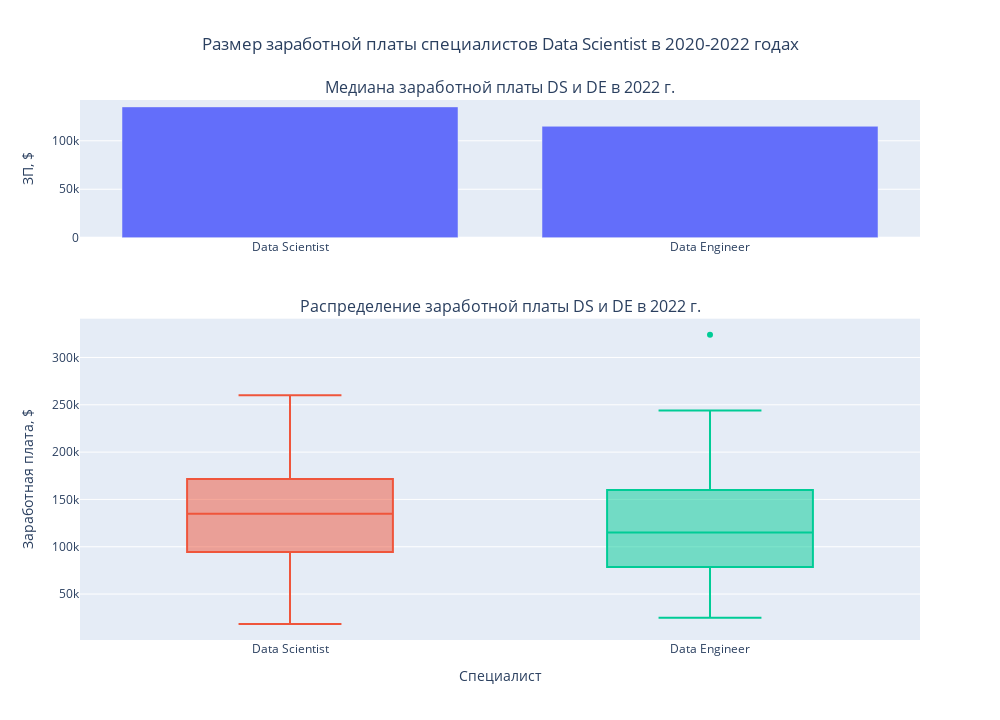

The notebook cell this image was saved under:
### Markdown cell above
### Соотношение заработной платы Data Scientist и Data Engineer в 2022 году

### Code cell
# Инициализация полотна
figure_salary_ds_de = make_subplots(rows=2, cols=1,
                                    subplot_titles=("Медиана заработной платы DS и DE в 2022 г.", 
                                                    "Распределение заработной платы DS и DE в 2022 г."),
                                    row_heights=[0.3, 0.7],
                                    vertical_spacing=0.15)
# Подготовка данных для отображения
mask_2022 = df_ds_salaries_cleared['work_year'] == 2022
df_median_salaries_2022 = df_ds_salaries_cleared[mask_2022].groupby(by=['job_title'])['salary_in_usd'].median()
# Отрисовка баров
figure_salary_ds_de.add_trace(go.Bar(x=df_median_salaries_2022[['Data Scientist', 'Data Engineer']].index,
                                     y=df_median_salaries_2022[['Data Scientist', 'Data Engineer']],
                                     showlegend=False),
                              row=1, col=1)
# Построение коробчатой диаграммы
for title in ['Data Scientist', 'Data Engineer']:
    mask_title = df_ds_salaries_cleared['job_title'] == title
    figure_salary_ds_de.add_trace(go.Box(y=df_ds_salaries_cleared[mask_title & mask_2022]['salary_in_usd'],
                                         showlegend=False,
                                         name=title), # Название набора данных
                                  row=2, col=1)
# Размер полотна
figure_salary_ds_de.update_layout(autosize = False, width = 1000, height = 720,
                               title='Размер заработной платы специалистов Data Scientist в 2020-2022 годах',
                               title_x=0.5) # Выравнивание заголовка посередине 
# Подпись осей
figure_salary_ds_de.update_xaxes(title_text="Специалист", row = 2, col = 1)
figure_salary_ds_de.update_yaxes(title_text="ЗП, $", row = 1, col = 1)
figure_salary_ds_de.update_yaxes(title_text="Заработная плата, $", row = 2, col = 1)
figure_salary_ds_de.show()

### Figure 1 — Plotly figure (JSON) as saved in the notebook; plotly's stock layout.template omitted (floating-point values rounded to 4 significant figures)
{"data": [{"showlegend": false, "type": "bar", "x": ["Data Scientist", "Data Engineer"], "xaxis": "x", "y": [135000, 115000], "yaxis": "y"}, {"name": "Data Scientist", "showlegend": false, "type": "box", "xaxis": "x2", "y": [130000, 90000, 136620, 99360, 117789, 104702, 146000, 123000, 65438, 39263, 165220, 120160, 180000, 120000, 95550, 167000, 150000, 211500, 138600, 170000, 215300, 158200, 180000, 71982, 45807, 260000, 180000, 80000, 140400, 215300, 31615, 18442, 104890, 140000, 220000, 183228, 91614, 185100, 200000, 120000, 230000, 100000, 100000, 35590, 100000, 165000, 52396, 40000, 86703, 48000, 122346, 69336, 135000, 78000, 141300, 102100, 205300, 176000, 144000, 205300, 140400, 210000, 150000, 160000, 130000], "yaxis": "y2"}, {"name": "Data Engineer", "showlegend": false, "type": "box", "xaxis": "x2", "y": [135000, 170000, 150000, 52351, 242000, 200000, 78526, 52351, 45807, 181940, 132320, 220110, 160080, 165400, 132320, 243900, 128875, 93700, 156600, 108800, 113000, 78526, 65438, 160000, 136000, 136994, 101570, 155000, 117789, 209100, 154600, 175000, 98158, 183600, 65949, 49461, 78526, 58894, 63900, 82900, 100800, 49461, 87932, 76940, 104702, 91614, 65949, 87932, 98158, 76940, 180000, 80000, 105000, 54957, 120000, 100000, 324000, 216000, 210000, 58035, 115000, 65000, 68147, 206699, 99100, 130000, 110500, 160000, 200100, 145000, 70500, 175100, 140250, 54000, 25000, 220110, 160080, 154000, 126000], "yaxis": "y2"}], "layout": {"annotations": [{"font": {"size": 16}, "showarrow": false, "text": "Медиана заработной платы DS и DE в 2022 г.", "x": 0.5, "xanchor": "center", "xref": "paper", "y": 1, "yanchor": "bottom", "yref": "paper"}, {"font": {"size": 16}, "showarrow": false, "text": "Распределение заработной платы DS и DE в 2022 г.", "x": 0.5, "xanchor": "center", "xref": "paper", "y": 0.595, "yanchor": "bottom", "yref": "paper"}], "autosize": false, "height": 720, "title": {"text": "Размер заработной платы специалистов Data Scientist в 2020-2022 годах", "x": 0.5}, "width": 1000, "xaxis": {"anchor": "y", "domain": [0, 1]}, "xaxis2": {"anchor": "y2", "domain": [0, 1], "title": {"text": "Специалист"}}, "yaxis": {"anchor": "x", "domain": [0.745, 1], "title": {"text": "ЗП, $"}}, "yaxis2": {"anchor": "x2", "domain": [0, 0.595], "title": {"text": "Заработная плата, $"}}}}
